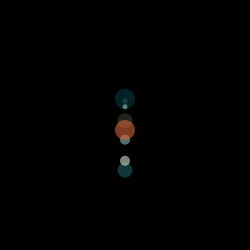
Frame 1 (no input)
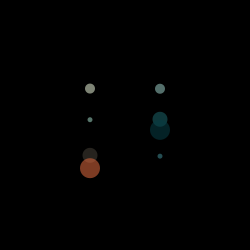
Frame 60 (the mouse pressed at the canvas centre just before this capture)
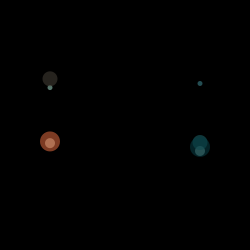
Frame 120 (the mouse held since frame 60 and released just before this capture)

The Processing sketch that drew these frames (run headless with seeded random() and noise(); from frame 60 on, the mouse is pressed at the canvas centre):

// Processing sketch: processing_18469
// ── processing_18469.pde

float x = 125;
float y = 175;
float x1 = 125;

void setup(){
  size(250, 250);
  smooth();
}

void draw(){ 
  background(0);
  noStroke();
  frameRate(15);

//blue
  fill(#8EBDB6, 150);
  ellipse(x, random(75, y), 10, 10); // limited height between 175 and 75
  fill(#3E838C, 150);
  ellipse(x, random(75, y), 5, 5);
  fill(#195E63, 150);
  ellipse(x, random(75, y), 15, 15);
  fill(#063940, 150); 
  ellipse(x, random(75, y), 20, 20);
  x += 5;
  
//orange
  fill(#D6E1C7, 150);
  ellipse(x1, random(75, y), 10, 10); //limited height between 175 and 75
  fill(#94C7B6, 150);
  ellipse(x1, random(75, y), 5, 5);
  fill(#403B33, 150);
  ellipse(x1, random(75, y), 15, 15);
  fill(#D3643B, 150); 
  ellipse(x1, random(75, y), 20, 20);
  x1 -= 5;
    
    
// if statements
  if(x > 250){ // if blue is more than 250, it resets to -5
    x = -5;
  }
  
  if(x1 < -5){ // if orange is less than -5, it resets to 250
    x1 = 250;
  }
}
